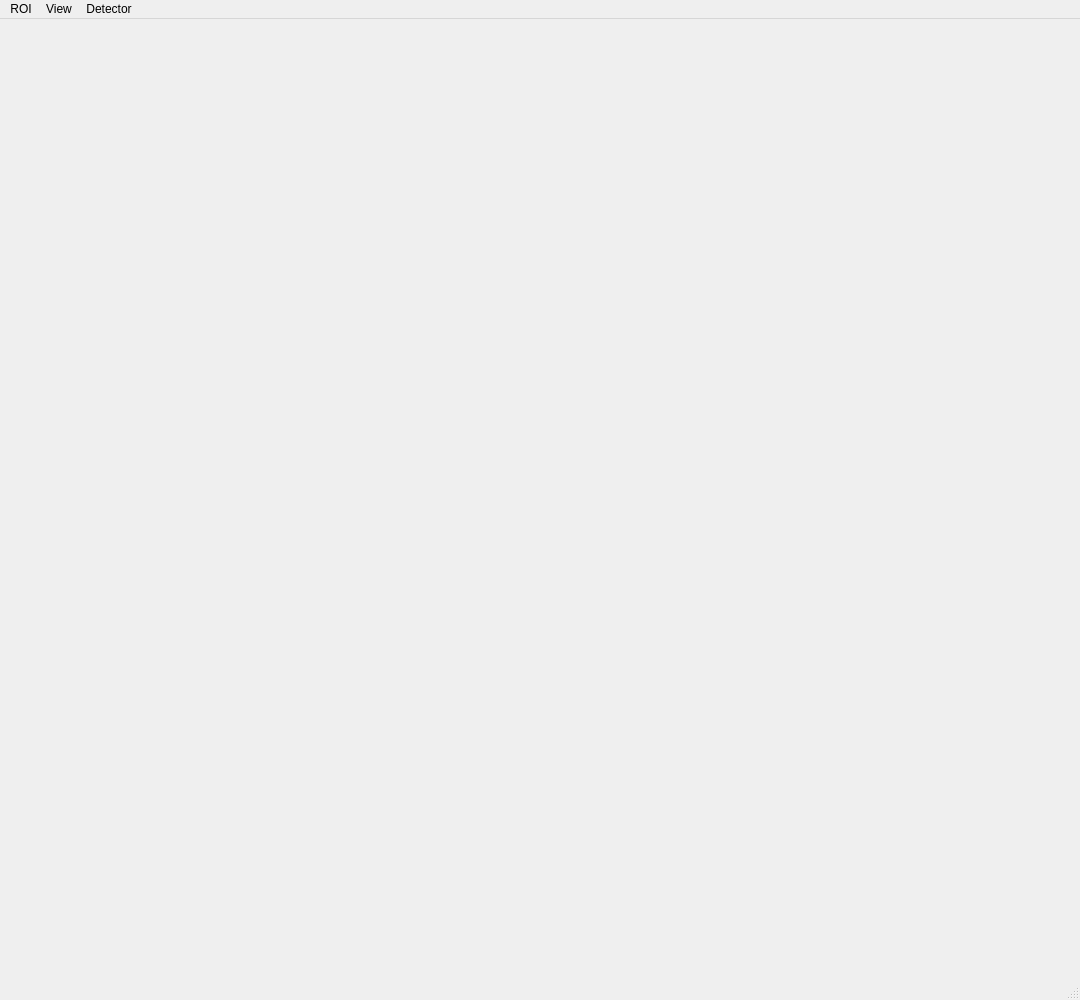
<?xml version="1.0" encoding="UTF-8"?>
<ui version="4.0">
 <class>MainWindow</class>
 <widget class="QMainWindow" name="MainWindow">
  <property name="geometry">
   <rect>
    <x>0</x>
    <y>0</y>
    <width>1080</width>
    <height>1000</height>
   </rect>
  </property>
  <property name="minimumSize">
   <size>
    <width>810</width>
    <height>750</height>
   </size>
  </property>
  <property name="windowTitle">
   <string>TvipsLiveView</string>
  </property>
  <widget class="QWidget" name="centralwidget">
   <layout class="QGridLayout" name="gridLayout_2">
    <item row="0" column="0">
     <layout class="QGridLayout" name="gridLayout">
      <item row="1" column="0">
       <layout class="QHBoxLayout" name="horizontalLayout"/>
      </item>
      <item row="0" column="0">
       <widget class="ImageViewWidget" name="viewer" native="true">
        <property name="sizePolicy">
         <sizepolicy hsizetype="Expanding" vsizetype="Expanding">
          <horstretch>0</horstretch>
          <verstretch>0</verstretch>
         </sizepolicy>
        </property>
        <property name="minimumSize">
         <size>
          <width>720</width>
          <height>650</height>
         </size>
        </property>
       </widget>
      </item>
     </layout>
    </item>
   </layout>
  </widget>
  <widget class="QMenuBar" name="menubar">
   <property name="geometry">
    <rect>
     <x>0</x>
     <y>0</y>
     <width>1080</width>
     <height>22</height>
    </rect>
   </property>
   <widget class="QMenu" name="menuROI">
    <property name="title">
     <string>ROI</string>
    </property>
    <addaction name="actionAddRectangle"/>
    <addaction name="actionRemoveLastROI"/>
    <addaction name="actionRemoveAllROIs"/>
    <addaction name="actionLinkYAxis"/>
   </widget>
   <widget class="QMenu" name="menuView">
    <property name="title">
     <string>View</string>
    </property>
    <addaction name="actionShowProjections"/>
    <addaction name="actionShowMaxPixelValue"/>
    <addaction name="actionShowFrame"/>
    <addaction name="actionShowCrosshair"/>
    <addaction name="actionPinHistogramZero"/>
   </widget>
   <widget class="QMenu" name="menuDetector">
    <property name="title">
     <string>Detector</string>
    </property>
    <addaction name="separator"/>
    <addaction name="actionStart"/>
    <addaction name="actionStop"/>
   </widget>
   <addaction name="menuROI"/>
   <addaction name="menuView"/>
   <addaction name="menuDetector"/>
  </widget>
  <widget class="QStatusBar" name="statusbar">
   <property name="minimumSize">
    <size>
     <width>0</width>
     <height>25</height>
    </size>
   </property>
  </widget>
  <action name="actionAddRectangle">
   <property name="text">
    <string>Add Rectangle</string>
   </property>
  </action>
  <action name="actionRemoveRectangle">
   <property name="text">
    <string>Remove Rectangle</string>
   </property>
  </action>
  <action name="actionLinkYAxis">
   <property name="checkable">
    <bool>true</bool>
   </property>
   <property name="checked">
    <bool>false</bool>
   </property>
   <property name="text">
    <string>Link Y Axis</string>
   </property>
  </action>
  <action name="actionShow_Projections">
   <property name="text">
    <string>Show Projections</string>
   </property>
  </action>
  <action name="actionROI">
   <property name="text">
    <string>ROI</string>
   </property>
  </action>
  <action name="actionShowProjections">
   <property name="checkable">
    <bool>true</bool>
   </property>
   <property name="checked">
    <bool>false</bool>
   </property>
   <property name="text">
    <string>Show Projections</string>
   </property>
  </action>
  <action name="actionAutoRange">
   <property name="checkable">
    <bool>true</bool>
   </property>
   <property name="checked">
    <bool>true</bool>
   </property>
   <property name="text">
    <string>Auto Range</string>
   </property>
  </action>
  <action name="actionRemoveLastROI">
   <property name="text">
    <string>Remove Last ROI</string>
   </property>
  </action>
  <action name="actionRemoveAllROIs">
   <property name="text">
    <string>Remove All ROIs</string>
   </property>
  </action>
  <action name="actionINTS">
   <property name="checkable">
    <bool>true</bool>
   </property>
   <property name="checked">
    <bool>false</bool>
   </property>
   <property name="text">
    <string>ints</string>
   </property>
   <property name="toolTip">
    <string>ints</string>
   </property>
  </action>
  <action name="actionEXTS">
   <property name="checkable">
    <bool>true</bool>
   </property>
   <property name="text">
    <string>exts</string>
   </property>
   <property name="toolTip">
    <string>exts</string>
   </property>
  </action>
  <action name="actionEXTE">
   <property name="checkable">
    <bool>true</bool>
   </property>
   <property name="text">
    <string>exte</string>
   </property>
   <property name="toolTip">
    <string>exte</string>
   </property>
  </action>
  <action name="actionStop">
   <property name="checkable">
    <bool>true</bool>
   </property>
   <property name="checked">
    <bool>true</bool>
   </property>
   <property name="text">
    <string>stop</string>
   </property>
  </action>
  <action name="actionShowMaxPixelValue">
   <property name="checkable">
    <bool>true</bool>
   </property>
   <property name="checked">
    <bool>false</bool>
   </property>
   <property name="text">
    <string>Show Max Pixel Value</string>
   </property>
  </action>
  <action name="actionShowFrame">
   <property name="checkable">
    <bool>true</bool>
   </property>
   <property name="text">
    <string>Show Frame</string>
   </property>
  </action>
  <action name="actionAutoLevels">
   <property name="checkable">
    <bool>true</bool>
   </property>
   <property name="checked">
    <bool>true</bool>
   </property>
   <property name="text">
    <string>Auto Levels</string>
   </property>
  </action>
  <action name="actionShowCrosshair">
   <property name="checkable">
    <bool>true</bool>
   </property>
   <property name="text">
    <string>Show Crosshair</string>
   </property>
  </action>
  <action name="actionCmodeNormal">
   <property name="checkable">
    <bool>true</bool>
   </property>
   <property name="text">
    <string>normal</string>
   </property>
   <property name="toolTip">
    <string>normal</string>
   </property>
  </action>
  <action name="actionCmodeRetrigger">
   <property name="checkable">
    <bool>true</bool>
   </property>
   <property name="text">
    <string>retrigger</string>
   </property>
   <property name="toolTip">
    <string>retrigger</string>
   </property>
  </action>
  <action name="actionPinHistogramZero">
   <property name="checkable">
    <bool>true</bool>
   </property>
   <property name="checked">
    <bool>true</bool>
   </property>
   <property name="text">
    <string>Pin Histogram Zero</string>
   </property>
  </action>
  <action name="actionStart">
   <property name="checkable">
    <bool>true</bool>
   </property>
   <property name="text">
    <string>start</string>
   </property>
  </action>
 </widget>
 <customwidgets>
  <customwidget>
   <class>ImageViewWidget</class>
   <extends>QWidget</extends>
   <header location="global">TvipsTools.ui.widgets</header>
   <container>1</container>
  </customwidget>
 </customwidgets>
 <resources/>
 <connections/>
</ui>
